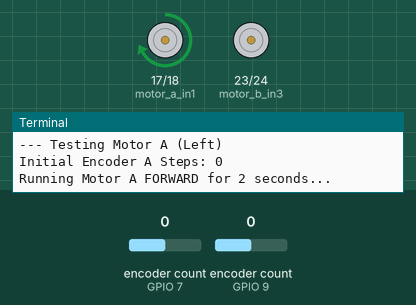
Recording of a program running on a simulated Raspberry Pi (BCM pin numbers). Shown: motor-driver pin pairs drawn as motors (green arrow = first pin HIGH = forward, orange = second pin HIGH = backward, longer = more drive, scaled by the enable pin), the last lines printed to the terminal. The inputs (shaded band) are chosen by the test bench; at power-on: encoder count (sensors on GPIO 7, GPIO 9) 0. At 12.0 s the program stops and its outputs stay as they are.

Above: at 0.1 s.
At 3.1 s:
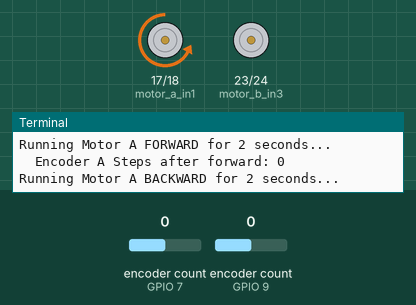
At 6.1 s:
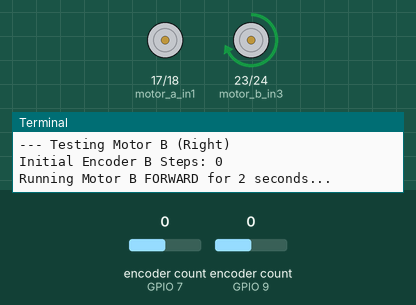
At 11.1 s:
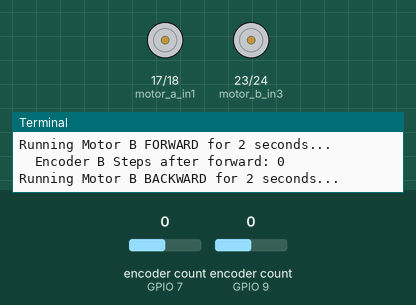
Timing chart, 0 to 12.6 s (numbered marks = the images above):
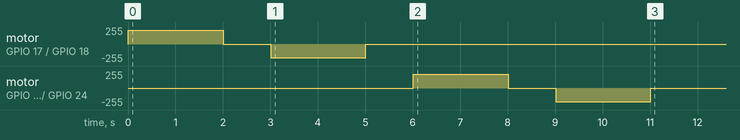

The program:

read_encoders.py
```python
from gpiozero import OutputDevice, PWMOutputDevice, RotaryEncoder
import time

# Configuration
# L298N Motor Control Pins (BCM)
MOTOR_A_IN1 = 17
MOTOR_A_IN2 = 18
MOTOR_A_ENA = 22
MOTOR_B_IN3 = 23
MOTOR_B_IN4 = 24
MOTOR_B_ENB = 25

# Encoder Signal Pins (BCM)
ENCODER_A_PIN_A = 9  # Left Motor Encoder A
ENCODER_A_PIN_B = 10 # Left Motor Encoder B
ENCODER_B_PIN_A = 7  # Right Motor Encoder A
ENCODER_B_PIN_B = 8  # Right Motor Encoder B

# Setup
print("Initializing motor and encoder pins...")

# Motors
motor_a_in1 = OutputDevice(MOTOR_A_IN1)
motor_a_in2 = OutputDevice(MOTOR_A_IN2)
motor_a_ena = PWMOutputDevice(MOTOR_A_ENA)

motor_b_in3 = OutputDevice(MOTOR_B_IN3)
motor_b_in4 = OutputDevice(MOTOR_B_IN4)
motor_b_enb = PWMOutputDevice(MOTOR_B_ENB)

# Encoders
encoder_a = RotaryEncoder(ENCODER_A_PIN_A, ENCODER_A_PIN_B, max_steps=0)
encoder_b = RotaryEncoder(ENCODER_B_PIN_A, ENCODER_B_PIN_B, max_steps=0)
print("Initialization complete.")

# Motor Control Functions
def set_speed(speed=0.8):
    motor_a_ena.value = speed
    motor_b_enb.value = speed

def stop_motors():
    motor_a_in1.off()
    motor_a_in2.off()
    motor_b_in3.off()
    motor_b_in4.off()
    set_speed(0.0)

def motor_a_forward():
    set_speed(0.8)
    motor_a_in1.on()
    motor_a_in2.off()

def motor_a_backward():
    set_speed(0.8)
    motor_a_in1.off()
    motor_a_in2.on()

def motor_b_forward():
    set_speed(0.8)
    motor_b_in3.on()
    motor_b_in4.off()

def motor_b_backward():
    set_speed(0.8)
    motor_b_in3.off()
    motor_b_in4.on()

# Main Test Sequence
print("Encoder Test. Press Ctrl+C to exit.")
print("-" * 30)

try:
    # Test Motor A (Left)
    print(f"--- Testing Motor A (Left)")
    print(f"Initial Encoder A Steps: {encoder_a.steps}")

    print("Running Motor A FORWARD for 2 seconds...")
    motor_a_forward()
    time.sleep(2)
    stop_motors()
    time.sleep(1)
    print(f"  Encoder A Steps after forward: {encoder_a.steps}")

    print("Running Motor A BACKWARD for 2 seconds...")
    motor_a_backward()
    time.sleep(2)
    stop_motors()
    time.sleep(1)
    print(f"  Encoder A Steps after backward: {encoder_a.steps}")
    print("\n" + "-" * 30 + "\n")

    # Test Motor B (Right)
    print(f"--- Testing Motor B (Right)")
    print(f"Initial Encoder B Steps: {encoder_b.steps}")

    print("Running Motor B FORWARD for 2 seconds...")
    motor_b_forward()
    time.sleep(2)
    stop_motors()
    time.sleep(1)
    print(f"  Encoder B Steps after forward: {encoder_b.steps}")

    print("Running Motor B BACKWARD for 2 seconds...")
    motor_b_backward()
    time.sleep(2)
    stop_motors()
    time.sleep(1)
    print(f"  Encoder B Steps after backward: {encoder_b.steps}")
    print("\nTest sequence complete.")

except KeyboardInterrupt:
    print("\nScript stopped by user.")

finally:
    stop_motors()
    print("Exiting script.")
```

Measured:
- by itself, motor on GPIO 23 (motor_b_in3) / GPIO 24 (motor_b_in4): stopped → forward 204/255 at 6.0 s, → stopped 2.0 s later, → backward 204/255 1.0 s later, → stopped 2.0 s later
- by itself, motor on GPIO 17 (motor_a_in1) / GPIO 18 (motor_a_in2): stopped → forward 204/255 at 0.01 s, → stopped 2.0 s later, → backward 204/255 1.0 s later, → stopped 2.0 s later
